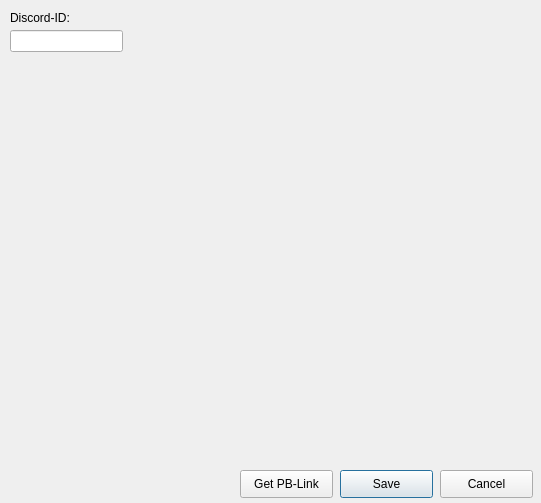
<?xml version="1.0" encoding="UTF-8"?>
<ui version="4.0">
 <class>newDialog</class>
 <widget class="QDialog" name="newDialog">
  <property name="geometry">
   <rect>
    <x>0</x>
    <y>0</y>
    <width>541</width>
    <height>503</height>
   </rect>
  </property>
  <property name="windowTitle">
   <string>New</string>
  </property>
  <widget class="QPushButton" name="btn_save">
   <property name="geometry">
    <rect>
     <x>340</x>
     <y>470</y>
     <width>93</width>
     <height>28</height>
    </rect>
   </property>
   <property name="text">
    <string>Save</string>
   </property>
  </widget>
  <widget class="QPushButton" name="pushButton_2">
   <property name="geometry">
    <rect>
     <x>440</x>
     <y>470</y>
     <width>93</width>
     <height>28</height>
    </rect>
   </property>
   <property name="text">
    <string>Cancel</string>
   </property>
  </widget>
  <widget class="QPushButton" name="btn_getPBLink">
   <property name="geometry">
    <rect>
     <x>240</x>
     <y>470</y>
     <width>93</width>
     <height>28</height>
    </rect>
   </property>
   <property name="text">
    <string>Get PB-Link</string>
   </property>
  </widget>
  <widget class="QLabel" name="label_discordId">
   <property name="geometry">
    <rect>
     <x>10</x>
     <y>10</y>
     <width>71</width>
     <height>16</height>
    </rect>
   </property>
   <property name="text">
    <string>Discord-ID:</string>
   </property>
  </widget>
  <widget class="QLineEdit" name="lineEdit_discordId">
   <property name="geometry">
    <rect>
     <x>10</x>
     <y>30</y>
     <width>113</width>
     <height>22</height>
    </rect>
   </property>
  </widget>
  <widget class="QLabel" name="label_img">
   <property name="geometry">
    <rect>
     <x>20</x>
     <y>60</y>
     <width>400</width>
     <height>400</height>
    </rect>
   </property>
  </widget>
 </widget>
 <resources/>
 <connections/>
</ui>
